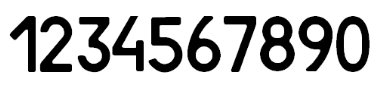
#> input picture OPENCV/Test/shrift/digits.png, 384 x 87 px, found by its file name
$ python Repare_character.py
#> lines starting #> are read from the running program, lines starting #| are printed output that depends on the picture; after the words box and inside, x2 and y2 are one past the last pixel; in counts of white or black regions, pixels touching at a corner belong together
import os
import cv2
import numpy as np

# ============================================================================

def extract_chars(img):
    bw_image = cv2.bitwise_not(img)
    contours = cv2.findContours(bw_image, cv2.RETR_EXTERNAL, cv2.CHAIN_APPROX_NONE)[1]

    char_mask = np.zeros_like(img)
    bounding_boxes = []
    for contour in contours:
        x,y,w,h = cv2.boundingRect(contour)
        x,y,w,h = x-1, y-2, w+2, h+4
        bounding_boxes.append((x,y,w,h))


    characters = []
    bounding_boxes.sort()
    for bbox in bounding_boxes:
        x,y,w,h = bbox
        char_image = img[y:y+h,x:x+w]
        characters.append(char_image)

    return characters

# ============================================================================

def output_chars(chars, labels):
    for i, char in enumerate(chars):
        filename = "chars/%s.png" % labels[i]
        char = cv2.resize(char
            , None
            , fx=3
            , fy=3
            , interpolation=cv2.INTER_CUBIC)
        cv2.imwrite(filename, char)

# ============================================================================

if not os.path.exists("chars"):
    os.makedirs("chars")

img_digits = cv2.imread(r"D:\Github_project\OPENCV\Test\shrift\digits.png", 0)
#> img_digits is the input picture: shape (87, 384); min 0, max 255, mean 191
img_letters = cv2.imread(r"D:\Github_project\OPENCV\Test\shrift\characters.png", 0)
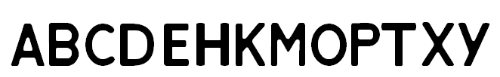
#> input picture OPENCV/Test/shrift/characters.png, 500 x 77 px, found by its file name
#> img_letters is the input picture: shape (77, 500); min 0, max 255, mean 198.2

digits = extract_chars(img_digits)
#> in extract_chars, `bw_image = cv2.bitwise_not(img)`:
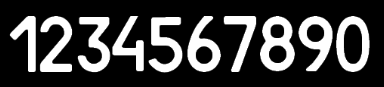
#> bw_image: shape (87, 384); min 0, max 255, mean 64
#> in extract_chars, `contours = cv2.findContours(bw_image, cv2.RETR_EXTERNAL, cv2.CHAIN_APP..`: contours = 10 contours; largest, box (x1, y1, x2, y2) and area: (336, 16, 370, 72) 1556, (260, 16, 295, 72) 1545, (298, 16, 333, 72) 1201, (187, 16, 221, 72) 1164, (148, 17, 183, 73) 966
#> the loop in extract_chars, `for contour in contours:` made 10 passes
#> (x, y, w) on passes 1 to 10: (147, 15, 37), (76, 15, 36), (335, 14, 36), (297, 14, 37), (259, 14, 37), (222, 14, 36), (186, 14, 36), (111, 14, 34), (38, 14, 36), (8, 14, 29)
#> after the loop in extract_chars, `for contour in contours:`: bounding_boxes = [(147, 15, 37, 60), (76, 15, 36, 60), (335, 14, 36, 60), (297, 14, 37, 60), (259, 14, 37, 60), (222, 14, 36, 60), (186, 14, 36, 60), (111, 14, 34, 60), (38, 14, 36, 60), (8, 14, 29, 60)]
#> the loop in extract_chars, `for bbox in bounding_boxes:` made 10 passes
#> (bbox, x, y, w) on passes 1 to 10: ((8, 14, 29, 60), 8, 14, 29), ((38, 14, 36, 60), 38, 14, 36), ((76, 15, 36, 60), 76, 15, 36), ((111, 14, 34, 60), 111, 14, 34), ((147, 15, 37, 60), 147, 15, 37), ((186, 14, 36, 60), 186, 14, 36), ((222, 14, 36, 60), 222, 14, 36), ((259, 14, 37, 60), 259, 14, 37), ((297, 14, 37, 60), 297, 14, 37), ((335, 14, 36, 60), 335, 14, 36)
#> pass 1, in extract_chars, `char_image = img[y:y+h,x:x+w]`:
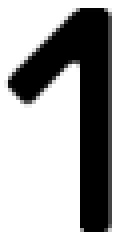
#> char_image: shape (60, 29) (shown 4 times larger); min 0, max 255, mean 163.9
#> after the loop in extract_chars, `for bbox in bounding_boxes:`: characters = 10 items
#> digits = 10 items
letters = extract_chars(img_letters)
#> in extract_chars (call 2), `bw_image = cv2.bitwise_not(img)`:
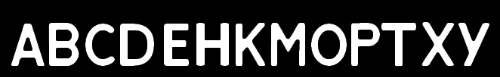
#> bw_image: shape (77, 500); min 0, max 255, mean 56.8
#> in extract_chars (call 2), `contours = cv2.findContours(bw_image, cv2.RETR_EXTERNAL, cv2.CHAIN_APP..`: contours = 13 contours; largest, box (x1, y1, x2, y2) and area: (120, 23, 154, 66) 1268, (48, 22, 80, 66) 1212, (311, 23, 347, 66) 1208, (270, 22, 306, 66) 852, (196, 22, 229, 66) 808
#> the loop in extract_chars (call 2), `for contour in contours:` made 13 passes
#> (x, y, w, h) on passes 1 to 12: (310, 21, 38, 47), (163, 21, 27, 47), (119, 21, 36, 47), (84, 21, 32, 47), (9, 21, 37, 47), (457, 20, 35, 48), (420, 20, 36, 48), (380, 20, 38, 49), (350, 20, 31, 48), (269, 20, 38, 48), (234, 20, 32, 48), (195, 20, 35, 48)
#> after the loop in extract_chars (call 2), `for contour in contours:`: bounding_boxes = [(310, 21, 38, 47), (163, 21, 27, 47), (119, 21, 36, 47), (84, 21, 32, 47), (9, 21, 37, 47), (457, 20, 35, 48), (420, 20, 36, 48), (380, 20, 38, 49), (350, 20, 31, 48), (269, 20, 38, 48), (234, 20, 32, 48), (195, 20, 35, 48), (47, 20, 34, 48)]
#> the loop in extract_chars (call 2), `for bbox in bounding_boxes:` made 13 passes
#> after the loop in extract_chars (call 2), `for bbox in bounding_boxes:`: characters = 13 items
#> letters = 13 items

DIGITS = [1,2,3,4,5,6,7,8,9,0]
LETTERS = ['A', 'B', 'C', 'D', 'E', 'H', 'K', 'M', 'O', 'P', 'T', 'X', 'Y']

output_chars(digits, DIGITS)
#> the loop in output_chars, `for i, char in enumerate(chars):` made 10 passes
#> filename on passes 1 to 10: 'chars/1.png', 'chars/2.png', 'chars/3.png', 'chars/4.png', 'chars/5.png', 'chars/6.png', 'chars/7.png', 'chars/8.png', 'chars/9.png', 'chars/0.png'
output_chars(letters, LETTERS)
#> the loop in output_chars (call 2), `for i, char in enumerate(chars):` made 13 passes
#> pass 1, in output_chars (call 2), `char = cv2.resize(char , None , fx=3 , fy=3 , interpolation=cv2.INTER_..`:
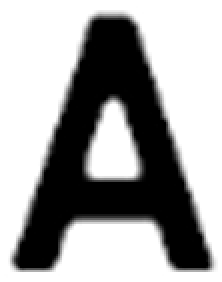
#> char: shape (141, 111) (shown 2 times larger); min 0, max 255, mean 161.9
#> pass 2, in output_chars (call 2), `char = cv2.resize(char , None , fx=3 , fy=3 , interpolation=cv2.INTER_..`:
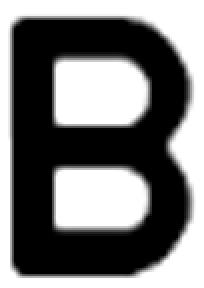
#> char: shape (144, 102) (shown 2 times larger); min 0, max 255, mean 120.5
#> pass 3, in output_chars (call 2), `char = cv2.resize(char , None , fx=3 , fy=3 , interpolation=cv2.INTER_..`:
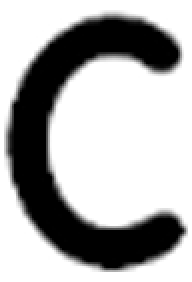
#> char: shape (141, 96) (shown 2 times larger); min 0, max 255, mean 173.9

# [27 lines of commented-out code are left out]
